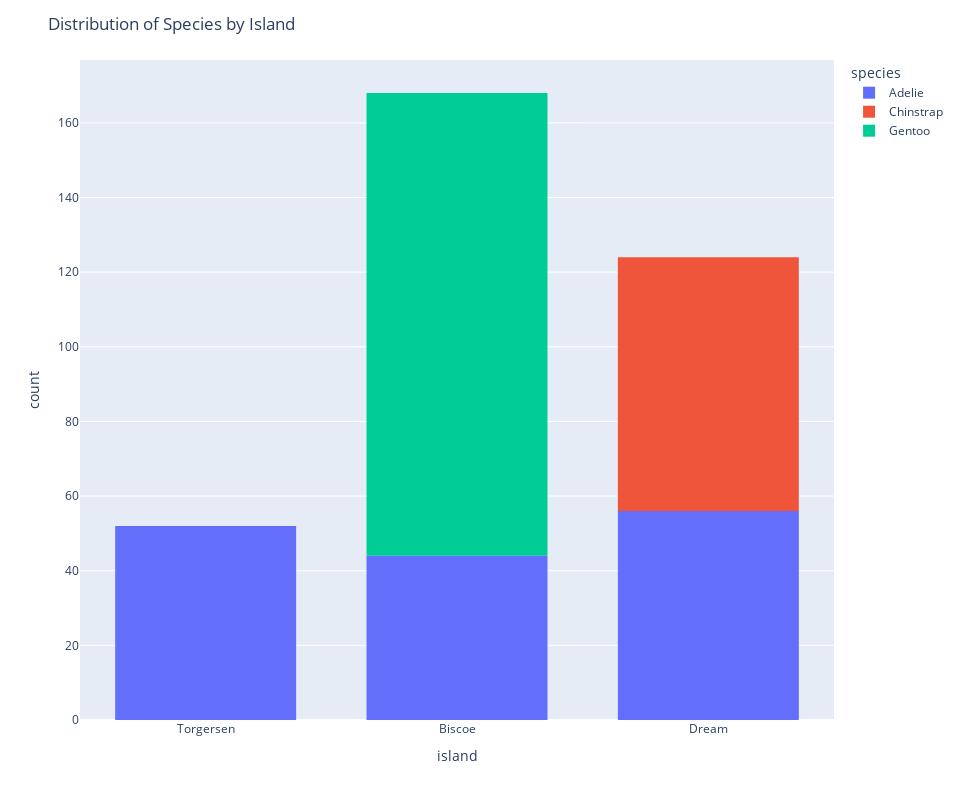

Notebook code for this chart:
### Code cell
fig = px.histogram(penguins, x="island", color="species", nbins=50)

fig.update_layout(
    height=800, 
    width=960, 
    title_text="Distribution of Species by Island",
    xaxis_title_text='island',
    yaxis_title_text='count',
    bargap=0.2,
    bargroupgap=0.1
)

fig.show()

### Figure 1 — Plotly figure (JSON) as saved in the notebook; plotly's stock layout.template omitted (floating-point values rounded to 4 significant figures; data arrays with more than 128 entries replaced by an {"elided": "..."} marker saying what was removed)
{"data": [{"alignmentgroup": "True", "bingroup": "x", "hovertemplate": "species=Adelie<br>island=%{x}<br>count=%{y}<extra></extra>", "legendgroup": "Adelie", "marker": {"color": "#636efa", "pattern": {"shape": ""}}, "name": "Adelie", "nbinsx": 50, "offsetgroup": "Adelie", "orientation": "v", "showlegend": true, "type": "histogram", "x": {"elided": "152 str values"}, "xaxis": "x", "yaxis": "y"}, {"alignmentgroup": "True", "bingroup": "x", "hovertemplate": "species=Chinstrap<br>island=%{x}<br>count=%{y}<extra></extra>", "legendgroup": "Chinstrap", "marker": {"color": "#EF553B", "pattern": {"shape": ""}}, "name": "Chinstrap", "nbinsx": 50, "offsetgroup": "Chinstrap", "orientation": "v", "showlegend": true, "type": "histogram", "x": ["Dream", "Dream", "Dream", "Dream", "Dream", "Dream", "Dream", "Dream", "Dream", "Dream", "Dream", "Dream", "Dream", "Dream", "Dream", "Dream", "Dream", "Dream", "Dream", "Dream", "Dream", "Dream", "Dream", "Dream", "Dream", "Dream", "Dream", "Dream", "Dream", "Dream", "Dream", "Dream", "Dream", "Dream", "Dream", "Dream", "Dream", "Dream", "Dream", "Dream", "Dream", "Dream", "Dream", "Dream", "Dream", "Dream", "Dream", "Dream", "Dream", "Dream", "Dream", "Dream", "Dream", "Dream", "Dream", "Dream", "Dream", "Dream", "Dream", "Dream", "Dream", "Dream", "Dream", "Dream", "Dream", "Dream", "Dream", "Dream"], "xaxis": "x", "yaxis": "y"}, {"alignmentgroup": "True", "bingroup": "x", "hovertemplate": "species=Gentoo<br>island=%{x}<br>count=%{y}<extra></extra>", "legendgroup": "Gentoo", "marker": {"color": "#00cc96", "pattern": {"shape": ""}}, "name": "Gentoo", "nbinsx": 50, "offsetgroup": "Gentoo", "orientation": "v", "showlegend": true, "type": "histogram", "x": ["Biscoe", "Biscoe", "Biscoe", "Biscoe", "Biscoe", "Biscoe", "Biscoe", "Biscoe", "Biscoe", "Biscoe", "Biscoe", "Biscoe", "Biscoe", "Biscoe", "Biscoe", "Biscoe", "Biscoe", "Biscoe", "Biscoe", "Biscoe", "Biscoe", "Biscoe", "Biscoe", "Biscoe", "Biscoe", "Biscoe", "Biscoe", "Biscoe", "Biscoe", "Biscoe", "Biscoe", "Biscoe", "Biscoe", "Biscoe", "Biscoe", "Biscoe", "Biscoe", "Biscoe", "Biscoe", "Biscoe", "Biscoe", "Biscoe", "Biscoe", "Biscoe", "Biscoe", "Biscoe", "Biscoe", "Biscoe", "Biscoe", "Biscoe", "Biscoe", "Biscoe", "Biscoe", "Biscoe", "Biscoe", "Biscoe", "Biscoe", "Biscoe", "Biscoe", "Biscoe", "Biscoe", "Biscoe", "Biscoe", "Biscoe", "Biscoe", "Biscoe", "Biscoe", "Biscoe", "Biscoe", "Biscoe", "Biscoe", "Biscoe", "Biscoe", "Biscoe", "Biscoe", "Biscoe", "Biscoe", "Biscoe", "Biscoe", "Biscoe", "Biscoe", "Biscoe", "Biscoe", "Biscoe", "Biscoe", "Biscoe", "Biscoe", "Biscoe", "Biscoe", "Biscoe", "Biscoe", "Biscoe", "Biscoe", "Biscoe", "Biscoe", "Biscoe", "Biscoe", "Biscoe", "Biscoe", "Biscoe", "Biscoe", "Biscoe", "Biscoe", "Biscoe", "Biscoe", "Biscoe", "Biscoe", "Biscoe", "Biscoe", "Biscoe", "Biscoe", "Biscoe", "Biscoe", "Biscoe", "Biscoe", "Biscoe", "Biscoe", "Biscoe", "Biscoe", "Biscoe", "Biscoe", "Biscoe", "Biscoe", "Biscoe"], "xaxis": "x", "yaxis": "y"}], "layout": {"bargap": 0.2, "bargroupgap": 0.1, "barmode": "relative", "height": 800, "legend": {"title": {"text": "species"}, "tracegroupgap": 0}, "margin": {"t": 60}, "title": {"text": "Distribution of Species by Island"}, "width": 960, "xaxis": {"anchor": "y", "autorange": true, "domain": [0, 1], "range": [-0.5, 2.5], "title": {"text": "island"}, "type": "category"}, "yaxis": {"anchor": "x", "autorange": true, "domain": [0, 1], "range": [0, 176.8], "title": {"text": "count"}}}}
